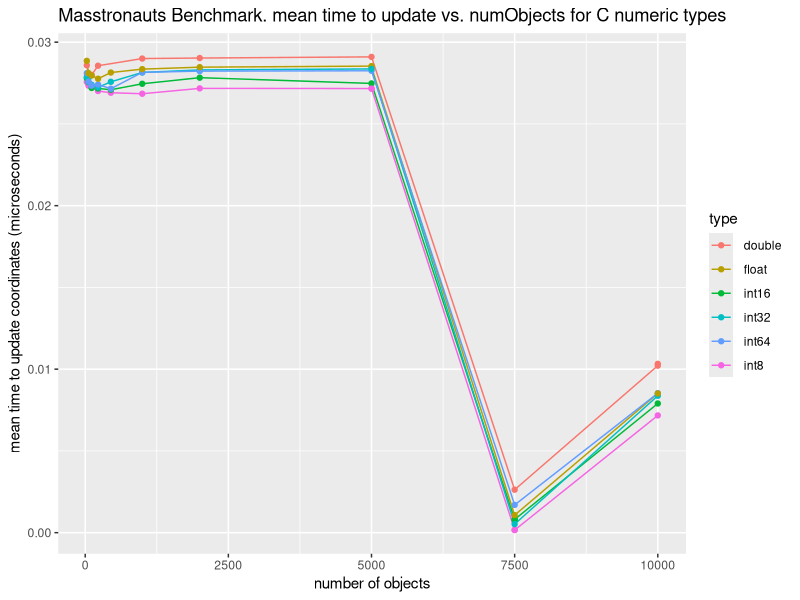

Source code (R):
## makes some plots

data <- read.csv("typeC_benchmark.csv")

require(ggplot2)
require(dplyr)

data <- filter(data, time>0) # clock monotonic resets can mess up timing

p <- ggplot(data=data, aes(x=size, y=time)) +
    geom_line(aes(color=type)) +
    geom_point(aes(color=type)) +
    xlab("number of objects") +
    ylab("mean time to update coordinates (microseconds)") +
    labs(title="Masstronauts Benchmark. mean time to update vs. numObjects for C numeric types")

print(p)
